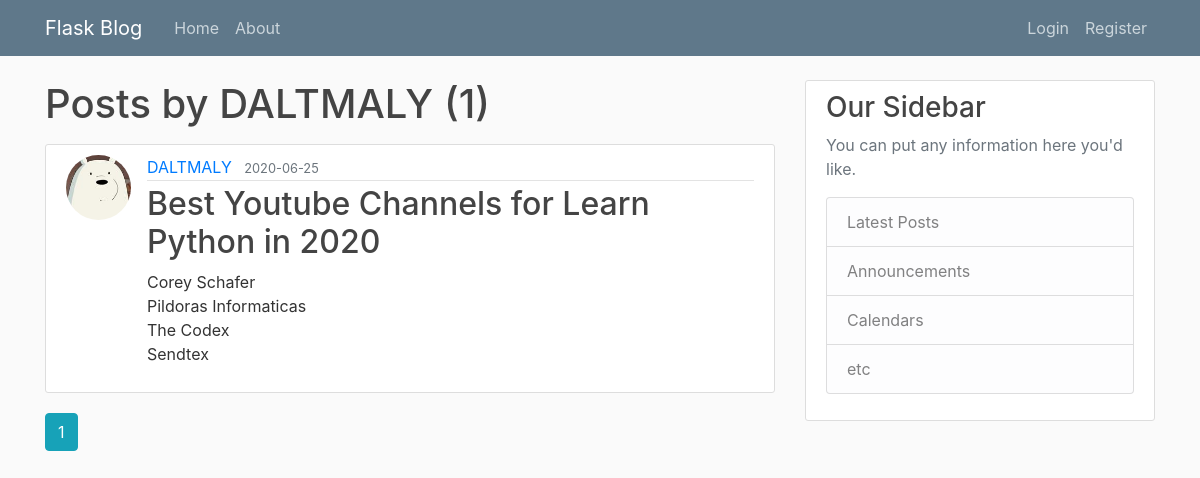
Page /user/DALTMALY on the committed database.
### flaskblog/models.py (models this page shows, shortened)
class User(db.Model, UserMixin):
    id = db.Column(db.Integer, primary_key = True)
    username = db.Column(db.String(20), unique = True, nullable = False)
    email = db.Column(db.String(120), unique = True, nullable = False)
    image_file = db.Column(db.String(20), nullable = False, default = 'default.jpg')
    password = db.Column(db.String(60), nullable = False)
    posts = db.relationship('Post', backref='author', lazy = True)

class Post(db.Model):
    id = db.Column(db.Integer, primary_key = True)
    title = db.Column(db.String(100), nullable = False)
    date_posted = db.Column(db.DateTime, nullable = False, default = datetime.utcnow())
    content = db.Column(db.Text, nullable = False,)
    user_id = db.Column(db.Integer, db.ForeignKey('user.id'), nullable = False)

### flaskblog/users/routes.py (the view)
@users.route("/user/<string:username>")
def user_posts(username):
    page = request.args.get('page', 1, type=int)
    user = User.query.filter_by(username=username).first_or_404()
    posts = Post.query.filter_by(author=user)\
        .order_by(Post.date_posted.desc())\
        .paginate(page = page, per_page = 2 )
    return render_template('user_posts.html' , posts = posts, user = user)

### flaskblog/templates/user_posts.html (shortened to what this page needs)
{% extends "layout.html" %}
{% block content %}
<h1 class="mb-3">Posts by {{ user.username }} ({{ posts.total }})</h1>
    {% for post in posts.items %}
        <article class="media content-section">
          <img class="rounded-circle article-img" src = "{{  url_for('static', filename = 'profile_pics/' + post.author.image_file)  }}" >
            <div class="media-body">
            <div class="article-metadata">
              <a class="mr-2" href="{{url_for('users.user_posts', username = post.author.username) }}">{{ post.author.username }}</a>
              <small class="text-muted">{{ post.date_posted.strftime('%Y-%m-%d') }}</small>
            </div>
            <h2><a class="article-title" href="{{ url_for('posts.post', username = user.username ,post_id = post.id) }}">{{ post.title }}</a></h2>
            <p class="article-content">{{ post.content }}</p>
        </article>
    {% endfor %}
    {% for page_num in posts.iter_pages(left_edge =1, right_edge = 1, left_current = 1, right_current = 2) %}
    {% if page_num %}
      {% if posts.page == page_num %}
        <a class = "btn btn-info mb-4" href="{{ url_for('users.user_posts', username=user.username ,page = page_num)}}">{{page_num}}</a>
      {% else %}
      <a class = "btn btn-outline-info mb-4" href="{{ url_for('users.user_posts', username=user.username , page = page_num)}}">{{page_num}}</a>
      {% endif %}
    {% else %}
      ...
    {% endif %}
    {% endfor %}
{% endblock content %}

### flaskblog/static/main.css (style rules this page uses)
body { background: #fafafa; color: #333333; margin-top: 5rem; }
h1, h2, h3, h4, h5, h6 { color: #444444; }
.content-section { background: #ffffff; padding: 10px 20px; border: 1px solid #dddddd; border-radius: 3px; margin-bottom: 20px; }
.article-title { color: #444444; }
.article-content { white-space: pre-line; }
.article-img { height: 65px; width: 65px; margin-right: 16px; }
.article-metadata { padding-bottom: 1px; margin-bottom: 4px; border-bottom: 1px solid #e3e3e3 }

### rows in the picture
User: username "DALTMALY"
Post: image_file (picture), author.username "DALTMALY", date_posted "2020-06-25", title "Best Youtube Channels for Learn Python in 2020", content "Corey Schafer Pildoras Informaticas The Codex Sendtex"

### other values in the picture
{{ posts.total }} "1"
{{ page_num }} "1"
